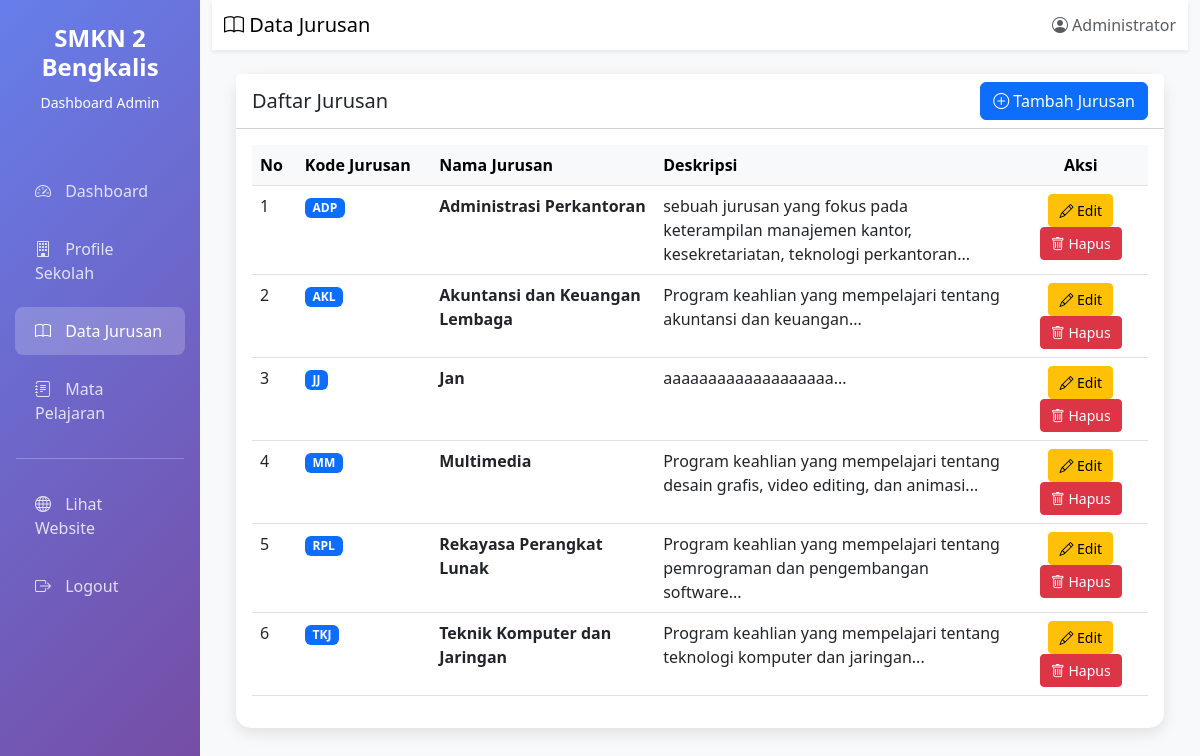
Page /dashboard/jurusan.php (signed in) on the committed database.
### tables this page shows
CREATE TABLE `jurusan` (
  `id` int NOT NULL,
  `kode_jurusan` varchar(10) NOT NULL,
  `nama_jurusan` varchar(100) NOT NULL,
  `deskripsi` text,
  `created_at` timestamp NULL DEFAULT CURRENT_TIMESTAMP,
  `updated_at` timestamp NULL DEFAULT CURRENT_TIMESTAMP ON UPDATE CURRENT_TIMESTAMP
);

### dashboard/jurusan.php (the view, shortened to what this page needs)
<?php
$conn = getConnection();
$query = "SELECT * FROM jurusan ORDER BY kode_jurusan ASC";
$result = $conn->query($query);
?>
<!DOCTYPE html>
<html lang="id">
<head>
    <link href="https://cdn.jsdelivr.net/npm/bootstrap@5.3.0/dist/css/bootstrap.min.css" rel="stylesheet">
    <link rel="stylesheet" href="https://cdn.jsdelivr.net/npm/bootstrap-icons@1.10.0/font/bootstrap-icons.css">
</head>
<body>
    <div class="container-fluid">
        <div class="row">
            <div class="col-md-2 p-0 sidebar">
                <div class="text-center py-4">
                    <h4 class="fw-bold">SMKN 2 Bengkalis</h4>
                    <small>Dashboard Admin</small>
                </div>
                <nav class="nav flex-column mt-4">
                    <a class="nav-link" href="index.php">
                        <i class="bi bi-speedometer2"></i> Dashboard
                    </a>
                    <a class="nav-link" href="profile.php">
                        <i class="bi bi-building"></i> Profile Sekolah
                    </a>
                    <a class="nav-link active" href="jurusan.php">
                        <i class="bi bi-book"></i> Data Jurusan
                    </a>
                    <a class="nav-link" href="mata_pelajaran.php">
                        <i class="bi bi-journal-text"></i> Mata Pelajaran
                    </a>
                    <hr class="text-white mx-3">
                    <a class="nav-link" href="../profile/" target="_blank">
                        <i class="bi bi-globe"></i> Lihat Website
                    </a>
                    <a class="nav-link" href="../logout.php" onclick="return confirm('Yakin ingin logout?')">
                        <i class="bi bi-box-arrow-right"></i> Logout
                    </a>
                </nav>
            </div>
            <div class="col-md-10">
                <nav class="navbar navbar-light bg-white shadow-sm mb-4">
                    <div class="container-fluid">
                        <span class="navbar-brand mb-0 h1">
                            <i class="bi bi-book"></i> Data Jurusan
                        </span>
                        <span class="text-muted">
                            <i class="bi bi-person-circle"></i>
                            <?php echo $_SESSION['admin_nama']; ?>
                        </span>
                    </div>
                </nav>
                <div class="container-fluid px-4">
                    <div class="card table-card">
                        <div class="card-header bg-white d-flex justify-content-between align-items-center">
                            <h5 class="mb-0">Daftar Jurusan</h5>
                            <a href="jurusan_form.php" class="btn btn-primary">
                                <i class="bi bi-plus-circle"></i> Tambah Jurusan
                            </a>
                        </div>
                        <div class="card-body">
                            <div class="table-responsive">
                                <table class="table table-hover">
                                    <thead class="table-light">
                                        <tr>
                                            <th width="5%">No</th>
                                            <th width="15%">Kode Jurusan</th>
                                            <th width="25%">Nama Jurusan</th>
                                            <th width="40%">Deskripsi</th>
                                            <th width="15%" class="text-center">Aksi</th>
                                        </tr>
                                    </thead>
                                    <tbody>
                                        <?php if ($result->num_rows > 0): ?>
                                            <?php $no = 1; while ($row = $result->fetch_assoc()): ?>
                                                <tr>
                                                    <td><?php echo $no++; ?></td>
                                                    <td><span class="badge bg-primary"><?php echo $row['kode_jurusan']; ?></span></td>
                                                    <td><strong><?php echo $row['nama_jurusan']; ?></strong></td>
                                                    <td><?php echo substr($row['deskripsi'], 0, 100) . '...'; ?></td>
                                                    <td class="text-center">
                                                        <a href="jurusan_form.php?edit=<?php echo $row['id']; ?>"
                                                           class="btn btn-sm btn-warning btn-action">
                                                            <i class="bi bi-pencil"></i> Edit
                                                        </a>
                                                        <a href="jurusan.php?delete=<?php echo $row['id']; ?>"
                                                           class="btn btn-sm btn-danger btn-action"
                                                           onclick="return confirm('Yakin ingin menghapus jurusan ini?')">
                                                            <i class="bi bi-trash"></i> Hapus
                                                        </a>
                                                    </td>
                                                </tr>
                                            <?php endwhile; ?>
                                        <?php endif; ?>
                                    </tbody>
                                </table>
                            </div>
                        </div>
                    </div>
                </div>
            </div>
        </div>
    </div>
</body>
</html>

### dashboard/jurusan.php (style rules this page uses)
:root { --primary-color: #667eea; --secondary-color: #764ba2; }
body { background-color: #f8f9fa; }
.sidebar { min-height: 100vh; background: linear-gradient(135deg, var(--primary-color) 0%, var(--secondary-color) 100%); color: white; }
.sidebar .nav-link { color: rgba(255,255,255,0.8); padding: 12px 20px; margin: 5px 15px; border-radius: 8px; transition: all 0.3s; }
.sidebar .nav-link:hover, .sidebar .nav-link.active { background: rgba(255,255,255,0.2); color: white; }
.sidebar .nav-link i { margin-right: 10px; width: 20px; }
.table-card { border-radius: 15px; border: none; box-shadow: 0 5px 15px rgba(0,0,0,0.1); }
.btn-action { padding: 5px 10px; font-size: 14px; }

### rows in the picture
jurusan: kode_jurusan "ADP", nama_jurusan "Administrasi Perkantoran", deskripsi "sebuah jurusan yang fokus pada keterampilan manajemen kantor, kesekretariatan, teknologi perkantoran"
jurusan: kode_jurusan "AKL", nama_jurusan "Akuntansi dan Keuangan Lembaga", deskripsi "Program keahlian yang mempelajari tentang akuntansi dan keuangan"
jurusan: kode_jurusan "JJ", nama_jurusan "Jan", deskripsi "aaaaaaaaaaaaaaaaaaa"
jurusan: kode_jurusan "MM", nama_jurusan "Multimedia", deskripsi "Program keahlian yang mempelajari tentang desain grafis, video editing, dan animasi"
jurusan: kode_jurusan "RPL", nama_jurusan "Rekayasa Perangkat Lunak", deskripsi "Program keahlian yang mempelajari tentang pemrograman dan pengembangan software"
jurusan: kode_jurusan "TKJ", nama_jurusan "Teknik Komputer dan Jaringan", deskripsi "Program keahlian yang mempelajari tentang teknologi komputer dan jaringan"

### other values in the picture
$_SESSION['admin_nama'] "Administrator"
